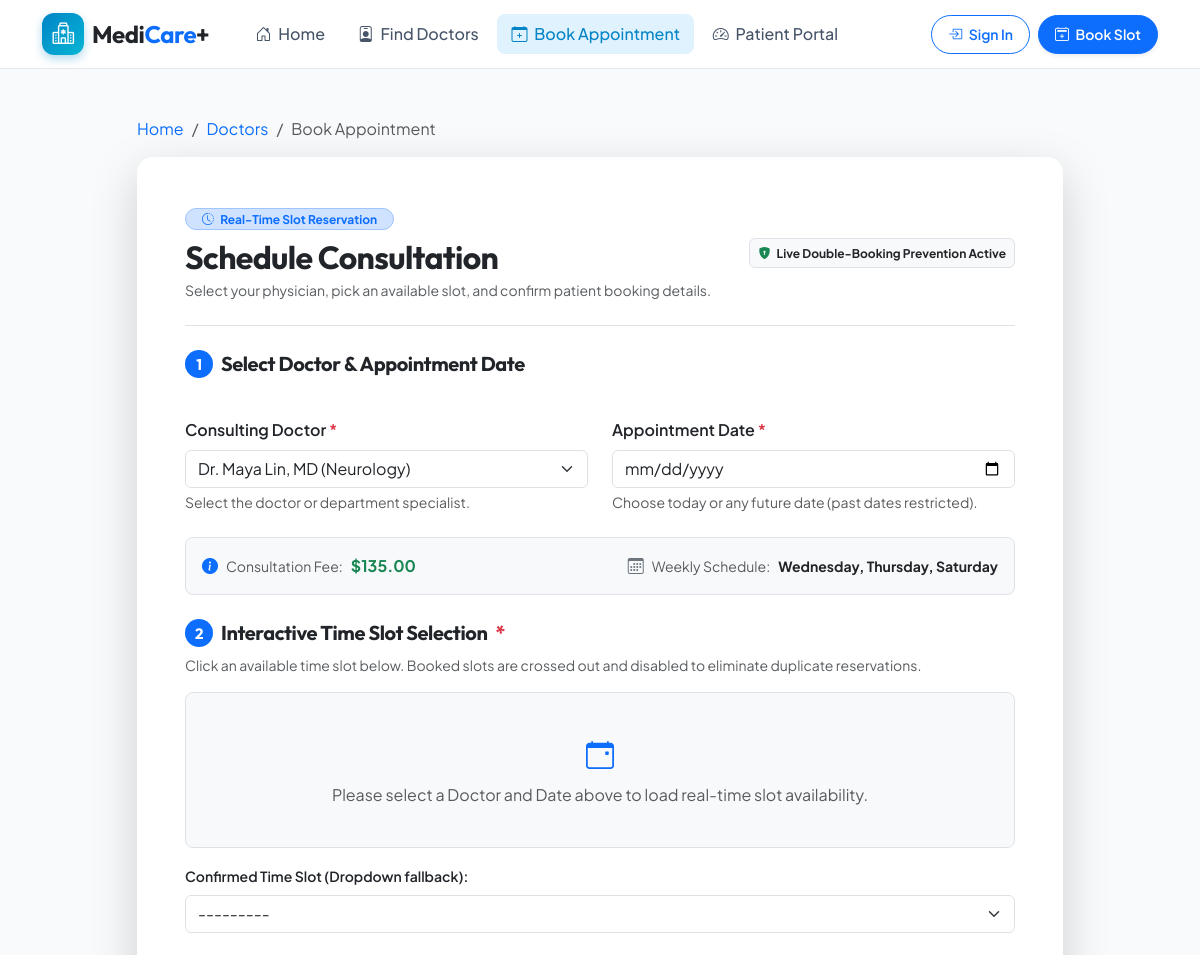
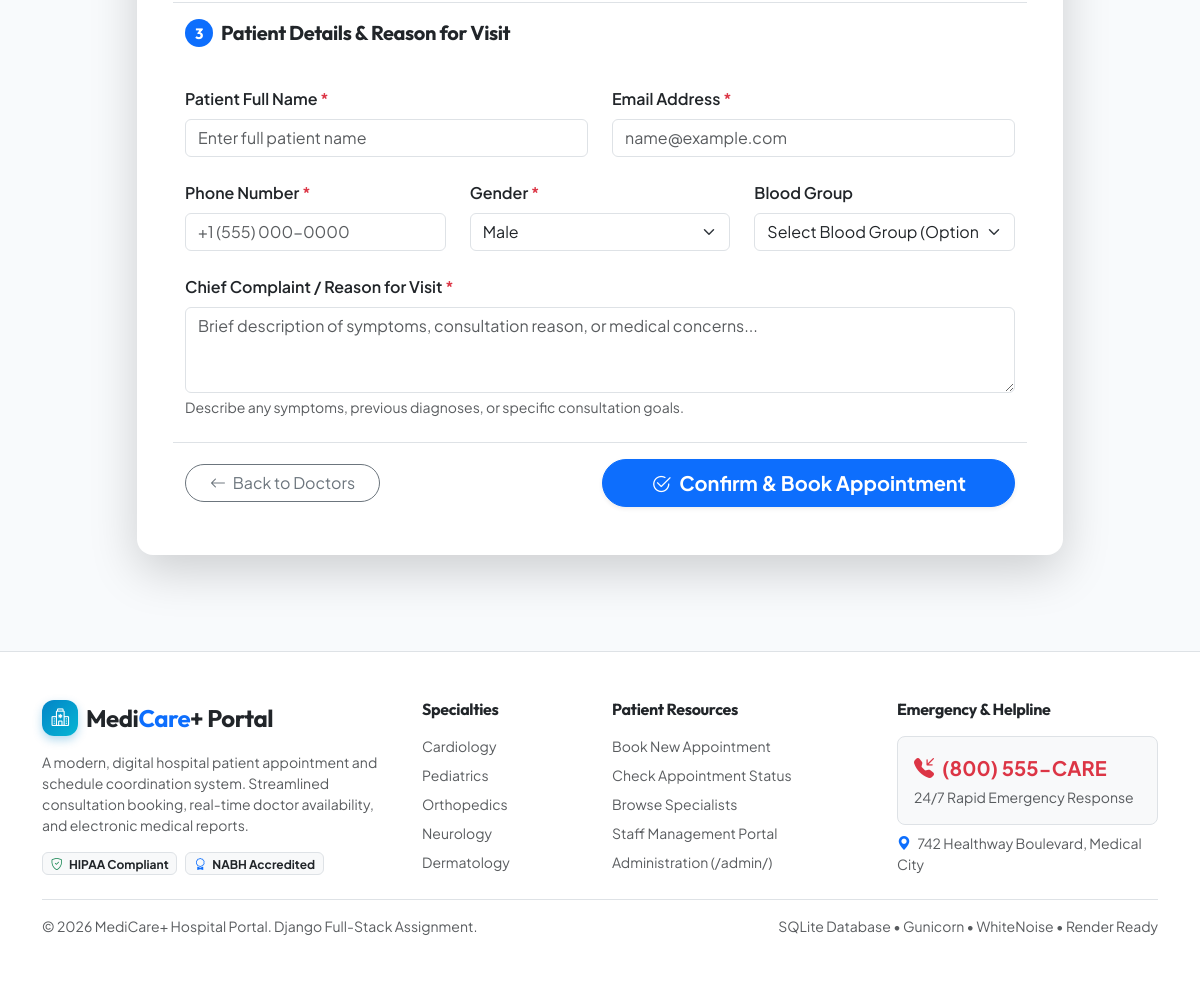
/book/?doctor=8, run on the app's committed database (2 pictures, top to bottom).
### hospital/models.py (models this page shows, shortened)
class Doctor(models.Model):
    name = models.CharField(max_length=150, help_text="Full Name with Title (e.g. Dr. Jane Smith)")
    department = models.CharField(max_length=50, choices=Department.choices, default=Department.CARDIOLOGY)
    specialization = models.CharField(max_length=150, help_text="Specialization or sub-discipline")
    consultation_fee = models.DecimalField(max_digits=8, decimal_places=2, default=75.00)
    available_days = models.CharField(max_length=120, default="Monday, Tuesday, Wednesday, Thursday, Friday")
    active_status = models.BooleanField(default=True, help_text="Is doctor actively taking appointments?")
    email = models.EmailField(blank=True, null=True)
    phone = models.CharField(max_length=20, blank=True, null=True)
    room_number = models.CharField(max_length=20, default="Room 201")
    experience_years = models.PositiveIntegerField(default=8)
    bio = models.TextField(blank=True, help_text="Short professional summary")
    avatar_color = models.CharField(max_length=30, default="primary", help_text="Bootstrap theme color for avatar")
    class Meta:
        ordering = ['name']
    def __str__(self):
        return f"{self.name} ({self.department})"

### hospital/views.py (the view, shortened to what this page needs)
# urls.py: path('book/', views.book_appointment, name='book_appointment'),
def book_appointment(request):
    doctor_id = request.GET.get('doctor')
    selected_doctor = None
    if doctor_id:
        try:
            selected_doctor = Doctor.objects.get(pk=doctor_id, active_status=True)
        except Doctor.DoesNotExist:
            selected_doctor = None
    if request.method == 'POST':
        form = AppointmentBookingForm(request.POST)
        if form.is_valid():
            doctor = form.cleaned_data['doctor']
            appt_date = form.cleaned_data['date']
            time_slot = form.cleaned_data['time_slot']
            reason = form.cleaned_data['reason']
            patient_name = form.cleaned_data['patient_name']
            patient_email = form.cleaned_data['patient_email']
            patient_phone = form.cleaned_data['patient_phone']
            patient_gender = form.cleaned_data['patient_gender']
            patient_blood_group = form.cleaned_data['patient_blood_group']
            patient = Patient.objects.filter(email=patient_email).first()
            if not patient:
                patient = Patient.objects.filter(phone=patient_phone).first()
            if not patient:
                patient = Patient.objects.create(
                    name=patient_name,
                    email=patient_email,
                    phone=patient_phone,
                    gender=patient_gender,
                    blood_group=patient_blood_group,
                    user=request.user if request.user.is_authenticated else None
                )
            else:
                patient.name = patient_name
                patient.gender = patient_gender
                if patient_blood_group:
                    patient.blood_group = patient_blood_group
                if request.user.is_authenticated and not patient.user:
                    patient.user = request.user
                patient.save()
            appointment = Appointment.objects.create(
                patient=patient,
                doctor=doctor,
                date=appt_date,
                time_slot=time_slot,
                reason=reason,
                status=Appointment.STATUS_PENDING
            )
            request.session['last_booked_id'] = appointment.id
            request.session['patient_email'] = patient.email
            messages.success(
                request,
                f"Appointment successfully requested for {patient.name} with {doctor.name} on {appt_date} ({time_slot})!"
            )
            return redirect('appointment_detail', pk=appointment.pk)
        else:
            messages.error(request, "Please correct the errors indicated below.")
    else:
        initial_data = {}
        if selected_doctor:
            initial_data['doctor'] = selected_doctor.id
        form = AppointmentBookingForm(initial=initial_data)
    doctors = Doctor.objects.filter(active_status=True)
    all_slots = [choice[0] for choice in Appointment.TIME_SLOT_CHOICES]
    context = {
        'form': form,
        'doctors': doctors,
        'selected_doctor': selected_doctor,
        'all_slots': all_slots,
        'today': timezone.localdate().strftime('%Y-%m-%d'),
    }
    return render(request, 'hospital/book_appointment.html', context)

### hospital/templates/hospital/book_appointment.html (shortened to what this page needs)
{% extends 'hospital/base.html' %}
{% load static %}
{% block content %}
<div class="container py-5">
    <div class="row justify-content-center">
        <div class="col-lg-10">
            <nav aria-label="breadcrumb" class="mb-3">
                <ol class="breadcrumb small">
                    <li class="breadcrumb-item"><a href="{% url 'home' %}" class="text-decoration-none">Home</a></li>
                    <li class="breadcrumb-item"><a href="{% url 'doctor_list' %}" class="text-decoration-none">Doctors</a></li>
                    <li class="breadcrumb-item active" aria-current="page">Book Appointment</li>
                </ol>
            </nav>
            <div class="card card-custom border-0 shadow-lg p-4 p-md-5 bg-white rounded-4">
                <div class="d-flex flex-column flex-md-row justify-content-between align-items-md-center gap-3 pb-4 mb-4 border-bottom">
                    <div>
                        <span class="badge bg-primary-subtle text-primary border border-primary-subtle rounded-pill px-3 py-1 mb-2">
                            <i class="bi bi-clock-history me-1"></i> Real-Time Slot Reservation
                        </span>
                        <h1 class="h2 fw-bold text-dark mb-1">Schedule Consultation</h1>
                        <p class="text-muted small mb-0">Select your physician, pick an available slot, and confirm patient booking details.</p>
                    </div>
                    <div class="text-md-end">
                        <span class="badge bg-light text-dark border p-2">
                            <i class="bi bi-shield-lock-fill text-success me-1"></i> Live Double-Booking Prevention Active
                        </span>
                    </div>
                </div>
                <form method="post" action="{% url 'book_appointment' %}" id="bookingForm" novalidate>
                    <div class="row g-4">
                        <div class="col-12">
                            <h5 class="fw-bold text-dark mb-3 d-flex align-items-center gap-2">
                                <span class="badge bg-primary rounded-circle" style="width: 28px; height: 28px; display: inline-grid; place-items: center;">1</span>
                                Select Doctor & Appointment Date
                            </h5>
                        </div>
                        <div class="col-md-6">
                            <label for="id_doctor" class="form-label fw-semibold text-dark">
                                Consulting Doctor <span class="text-danger">*</span>
                            </label>
                            {{ form.doctor }}
                            <div class="form-text small">Select the doctor or department specialist.</div>
                        </div>
                        <div class="col-md-6">
                            <label for="id_date" class="form-label fw-semibold text-dark">
                                Appointment Date <span class="text-danger">*</span>
                            </label>
                            {{ form.date }}
                            <div class="form-text small">Choose today or any future date (past dates restricted).</div>
                        </div>
                        <div class="col-12">
                            <div class="p-3 rounded-3 bg-light border d-flex flex-wrap justify-content-between align-items-center gap-3">
                                <div class="d-flex align-items-center gap-2">
                                    <i class="bi bi-info-circle-fill text-primary"></i>
                                    <span class="small text-muted">Consultation Fee:</span>
                                    <strong class="text-success" id="doctorFeeBadge">
                                        {% if selected_doctor %}${{ selected_doctor.consultation_fee }}{% else %}--{% endif %}
                                    </strong>
                                </div>
                                <div class="d-flex align-items-center gap-2">
                                    <i class="bi bi-calendar3 text-secondary"></i>
                                    <span class="small text-muted">Weekly Schedule:</span>
                                    <strong class="text-dark small" id="doctorDaysBadge">
                                        {% if selected_doctor %}{{ selected_doctor.available_days }}{% else %}Select doctor to see days{% endif %}
                                    </strong>
                                </div>
                            </div>
                        </div>
                        <div class="col-12 mt-4">
                            <div class="d-flex justify-content-between align-items-center mb-2">
                                <h5 class="fw-bold text-dark mb-0 d-flex align-items-center gap-2">
                                    <span class="badge bg-primary rounded-circle" style="width: 28px; height: 28px; display: inline-grid; place-items: center;">2</span>
                                    Interactive Time Slot Selection <span class="text-danger">*</span>
                                </h5>
                            </div>
                            <p class="text-muted small mb-3">
                                Click an available time slot below. Booked slots are crossed out and disabled to eliminate duplicate reservations.
                            </p>
                            <div id="slotContainer" class="p-3 rounded-3 border bg-light">
                                <div class="text-center text-muted py-4">
                                    <i class="bi bi-calendar-event fs-3 d-block mb-2 text-primary"></i>
                                    Please select a Doctor and Date above to load real-time slot availability.
                                </div>
                            </div>
                            <div class="mt-3">
                                <label for="id_time_slot" class="form-label fw-semibold text-dark small">
                                    Confirmed Time Slot (Dropdown fallback):
                                </label>
                                {{ form.time_slot }}
                            </div>
                        </div>
                        <div class="col-12 mt-4 pt-3 border-top">
                            <h5 class="fw-bold text-dark mb-3 d-flex align-items-center gap-2">
                                <span class="badge bg-primary rounded-circle" style="width: 28px; height: 28px; display: inline-grid; place-items: center;">3</span>
                                Patient Details & Reason for Visit
                            </h5>
                        </div>
                        <div class="col-md-6">
                            <label for="id_patient_name" class="form-label fw-semibold">Patient Full Name <span class="text-danger">*</span></label>
                            {{ form.patient_name }}
                        </div>
                        <div class="col-md-6">
                            <label for="id_patient_email" class="form-label fw-semibold">Email Address <span class="text-danger">*</span></label>
                            {{ form.patient_email }}
                        </div>
                        <div class="col-md-4">
                            <label for="id_patient_phone" class="form-label fw-semibold">Phone Number <span class="text-danger">*</span></label>
                            {{ form.patient_phone }}
                        </div>
                        <div class="col-md-4">
                            <label for="id_patient_gender" class="form-label fw-semibold">Gender <span class="text-danger">*</span></label>
                            {{ form.patient_gender }}
                        </div>
                        <div class="col-md-4">
                            <label for="id_patient_blood_group" class="form-label fw-semibold">Blood Group</label>
                            {{ form.patient_blood_group }}
                        </div>
                        <div class="col-12">
                            <label for="id_reason" class="form-label fw-semibold">Chief Complaint / Reason for Visit <span class="text-danger">*</span></label>
                            {{ form.reason }}
                            <div class="form-text small">Describe any symptoms, previous diagnoses, or specific consultation goals.</div>
                        </div>
                        <div class="col-12 mt-4 pt-3 border-top d-flex flex-column flex-md-row justify-content-between align-items-center gap-3">
                            <a href="{% url 'doctor_list' %}" class="btn btn-outline-secondary rounded-pill px-4">
                                <i class="bi bi-arrow-left me-1"></i> Back to Doctors
                            </a>
                            <button type="submit" class="btn btn-primary btn-lg rounded-pill px-5 fw-bold shadow-sm d-flex align-items-center gap-2">
                                <i class="bi bi-check2-circle fs-5"></i> Confirm & Book Appointment
                            </button>
                        </div>
                    </div>
                </form>
            </div>
        </div>
    </div>
</div>
{% endblock %}

### hospital/static/css/style.css (style rules this page uses)
:root { --primary-color: #0284c7; --primary-dark: #0369a1; --primary-light: #e0f2fe; --secondary-color: #0f172a; --accent-color: #06b6d4; --success-color: #10b981; --warning-color: #f59e0b; --danger-color: #ef4444; --info-color: #3b82f6; --bg-light: #f8fafc; --card-bg: #ffffff; --text-main: #1e293b; --text-muted: #64748b; --border-color: #e2e8f0; --radius-sm: 8px; --radius-md: 12px; --radius-lg: 18px; --shadow-sm: 0 1px 3px rgba(0,0,0,0.05); --shadow-md: 0 4px 6px -1px rgba(0,0,0,0.07), 0 2px 4px -2px rgba(0,0,0,0.05); --shadow-lg: 0 10px 25px -3px rgba(15,23,42,0.08), 0 4px 6px -4px rgba(15,23,42,0.04); --shadow-glow: 0 0 20px rgba(2, 132, 199, 0.18); }
body { font-family: 'Plus Jakarta Sans', sans-serif; color: var(--text-main); background-color: var(--bg-light); min-height: 100vh; display: flex; flex-direction: column; }
h1, h2, h3, h4, h5, h6, .brand-font { font-family: 'Outfit', sans-serif; font-weight: 700; letter-spacing: -0.02em; }
.card-custom { background-color: var(--card-bg); border: 1px solid var(--border-color); border-radius: var(--radius-md); box-shadow: var(--shadow-sm); transition: transform 0.22s ease, box-shadow 0.22s ease, border-color 0.22s ease; }

### data on the page
Doctor: consultation_fee "135.00", available_days "Wednesday, Thursday, Saturday"
